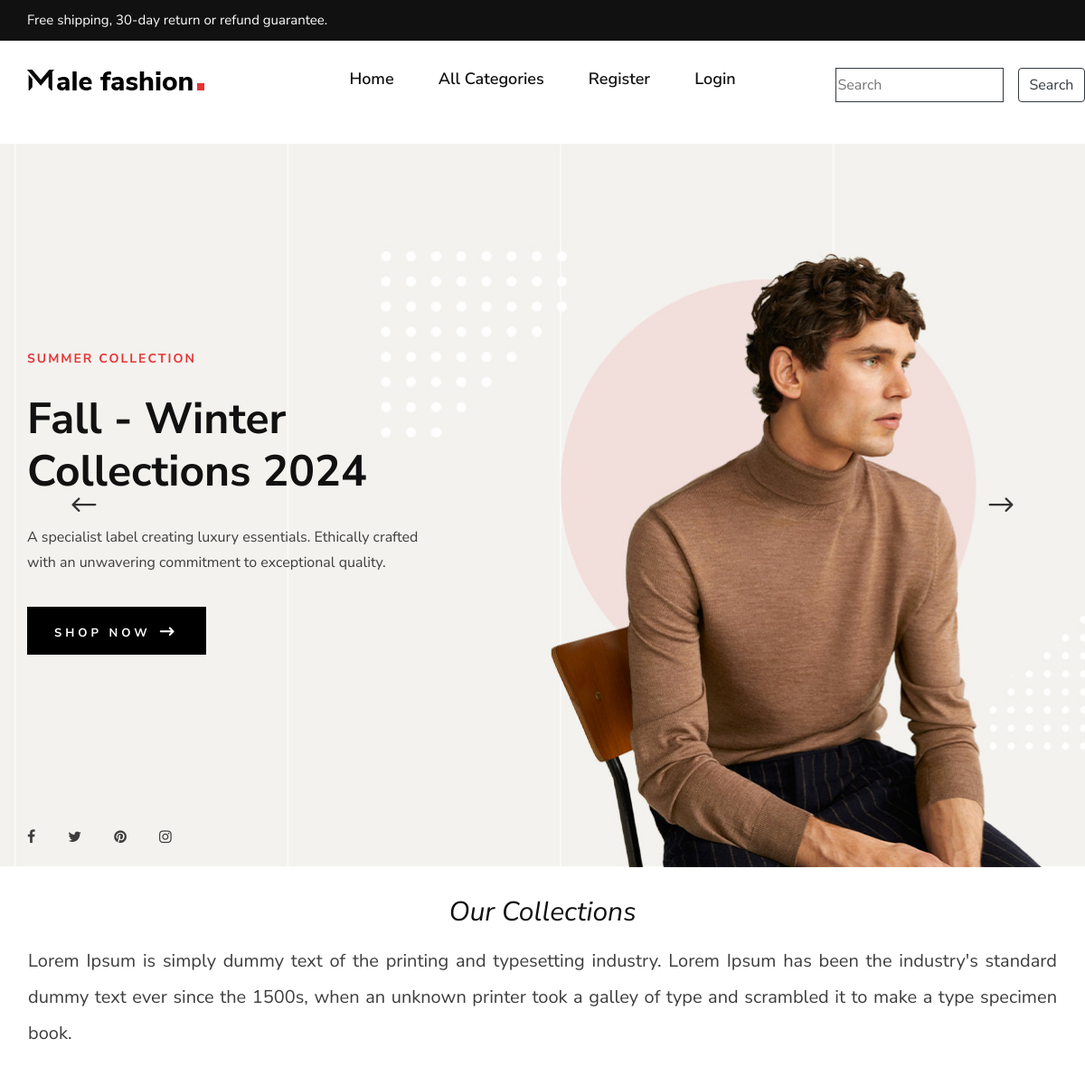
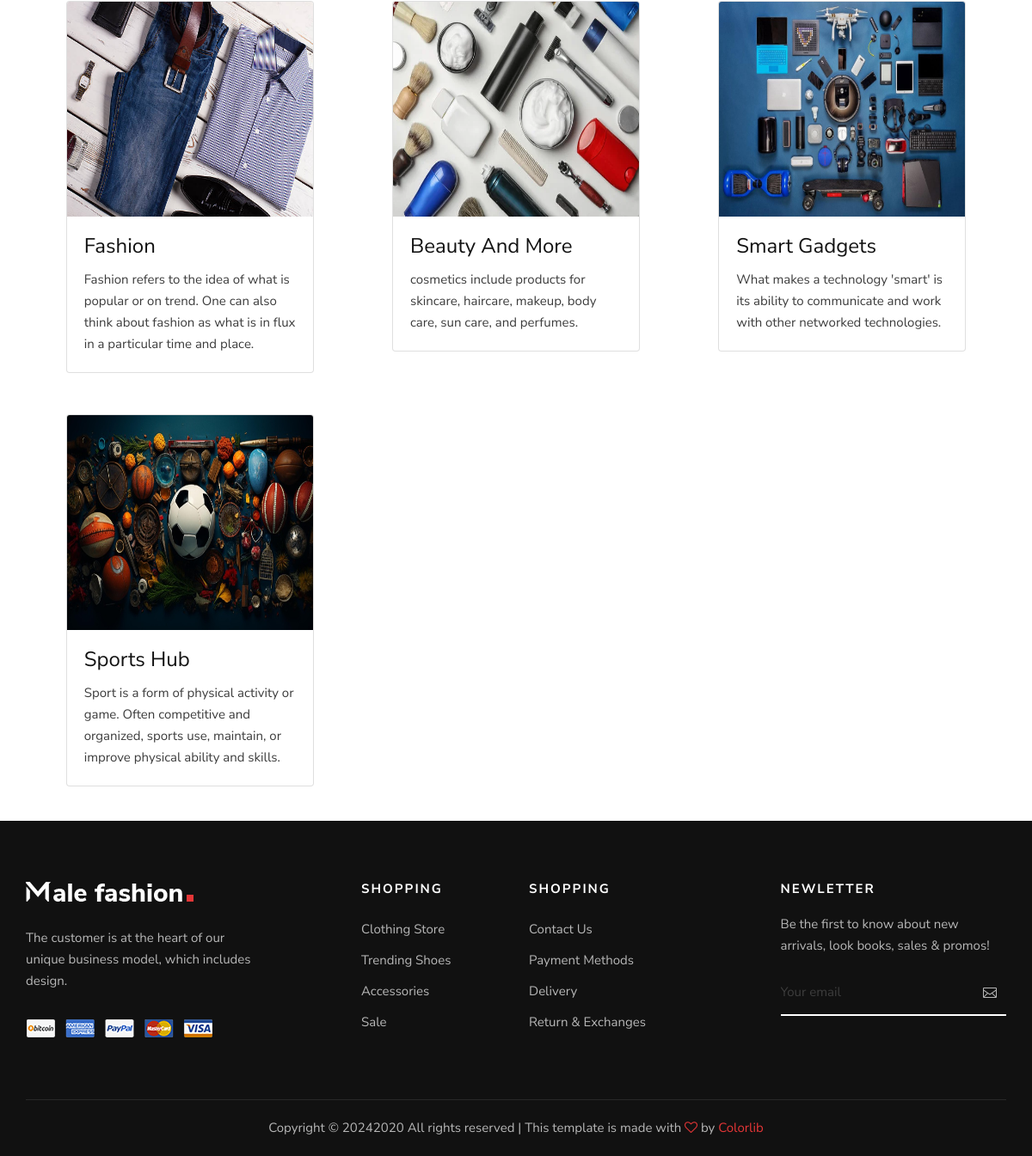
The page / on the database its author committed (2 pictures, top to bottom).
### shop/models.py (models this page shows, shortened)
class Category(models.Model):
    image=models.ImageField(upload_to='images')
    name=models.CharField(max_length=20)
    description=models.TextField()

### shop/views.py (the view)
# urls.py: path('',views.categories,name='categories'),
def categories(request):
    c=Category.objects.all()
    context={'cat':c}
    return render(request,'categories.html',context)

### cart/context_processors.py (called while the page is built, shortened)
def count_items(request):
    u=request.user
    count=0
    return{'count':count}

### shop/context_processors.py (called while the page is built)
def menu_links(request):
    c=Category.objects.all()
    return {'links':c}      # can use this data globally across all webpages inside our app

### templates/categories.html (shortened to what this page needs)
<!DOCTYPE html>
{% extends 'base.html' %}
{% load static %}
{% block content %}
    <section class="hero">
        <div class="hero__slider owl-carousel">
            <div class="hero__items set-bg" data-setbg="{% static 'img/hero/hero-1.jpg' %}">
                <div class="container">
                    <div class="row">
                        <div class="col-xl-5 col-lg-7 col-md-8">
                            <div class="hero__text">
                                <h6>Summer Collection</h6>
                                <h2>Fall - Winter Collections 2024</h2>
                                <p>A specialist label creating luxury essentials. Ethically crafted with an unwavering
                                commitment to exceptional quality.</p>
                                <a href="#" class="primary-btn">Shop now <span class="arrow_right"></span></a>
                                <div class="hero__social">
                                    <a href="#"><i class="fa fa-facebook"></i></a>
                                    <a href="#"><i class="fa fa-twitter"></i></a>
                                    <a href="#"><i class="fa fa-pinterest"></i></a>
                                    <a href="#"><i class="fa fa-instagram"></i></a>
                                </div>
                            </div>
                        </div>
                    </div>
                </div>
            </div>
        </div>
    </section>
<div class="container mt-3 p-3">
    <h3 class="text-center"><i>Our Collections</i></h3>
    <p style="text-align:justify;line-height:2;font-size:20px;" class="mt-3">Lorem Ipsum is simply dummy text of the printing and typesetting industry. Lorem Ipsum has been the industry's standard dummy text ever since the 1500s, when an unknown printer took a galley of type and scrambled it to make a type specimen book.</p>
     <div class="container">
<div class="row">
         {% for i in cat %}
                <div class="col-sm-4 py-4">
        <div class="card mx-auto" style="width: 18rem;" >
                       <a href="{% url 'shop:products' i.id %}"><img src="{{i.image.url}}" class="card-img-top" alt="..." height="250px" width="100%"></a>
            <div class="card-body">
    <h4 class="card-title">{{i.name}}</h4>
    <p class="card-text">{{i.description}}</p>
                        </div>
                    </div>
                </div>
         {% endfor %}
    </div>
</div>
</div>
{% endblock %}

### static/css/style.css (style rules this page uses)
html, body { height: 100%; font-family: "Nunito Sans", sans-serif; -webkit-font-smoothing: antialiased; }
h1, h2, h3, h4, h5, h6 { margin: 0; color: #111111; font-weight: 400; font-family: "Nunito Sans", sans-serif; }
h2 { font-size: 36px; }
h3 { font-size: 30px; }
h4 { font-size: 24px; }
h6 { font-size: 16px; }
p { font-size: 15px; font-family: "Nunito Sans", sans-serif; color: #3d3d3d; font-weight: 400; line-height: 25px; margin: 0 0 15px 0; }
img { max-width: 100%; }
.set-bg { background-repeat: no-repeat; background-size: cover; background-position: top center; }
.primary-btn { display: inline-block; font-size: 13px; font-weight: 700; text-transform: uppercase; padding: 14px 30px; color: #ffffff; background: #000000; letter-spacing: 4px; }
.hero__slider.owl-carousel .owl-item.active .hero__text h6 { top: 0; opacity: 1; }
.hero__slider.owl-carousel .owl-item.active .hero__text h2 { top: 0; opacity: 1; }
.hero__slider.owl-carousel .owl-item.active .hero__text p { top: 0; opacity: 1; }
.hero__slider.owl-carousel .owl-item.active .hero__text .primary-btn { top: 0; opacity: 1; }
.hero__items { height: 800px; padding-top: 230px; }
.hero__text h6 { color: #e53637; font-size: 14px; font-weight: 700; text-transform: uppercase; letter-spacing: 2px; margin-bottom: 28px; position: relative; top: 100px; opacity: 0; -webkit-transition: all, 0.3s; -o-transition: all, 0.3s; transition: all, 0.3s; }
.hero__text h2 { color: #111111; font-size: 48px; font-weight: 700; line-height: 58px; margin-bottom: 30px; position: relative; top: 100px; opacity: 0; -webkit-transition: all, 0.6s; -o-transition: all, 0.6s; transition: all, 0.6s; }
.hero__text p { font-size: 16px; line-height: 28px; margin-bottom: 35px; position: relative; top: 100px; opacity: 0; -webkit-transition: all, 0.9s; -o-transition: all, 0.9s; transition: all, 0.9s; }
.hero__text .primary-btn { position: relative; top: 100px; opacity: 0; -webkit-transition: all, 1.1s; -o-transition: all, 1.1s; transition: all, 1.1s; }
.hero__text .primary-btn span { font-size: 20px; position: relative; top: 4px; font-weight: 700; }
.hero__social { margin-top: 190px; }
.hero__social a { font-size: 16px; color: #3d3d3d; display: inline-block; margin-right: 32px; }
.hero__social a:last-child { margin-right: 0; }
@media only screen and (min-width: 1200px) { .container { max-width: 1170px; } }

### rows shown on the page
Category: image (picture), name "Fashion", description "Fashion refers to the idea of what is popular or on trend. One can also think about fashion as what is in flux in a particular time and place."
Category: image (picture), name "Beauty And More", description "cosmetics include products for skincare, haircare, makeup, body care, sun care, and perfumes."
Category: image (picture), name "Smart Gadgets", description "What makes a technology 'smart' is its ability to communicate and work with other networked technologies."
Category: image (picture), name "Sports Hub", description "Sport is a form of physical activity or game. Often competitive and organized, sports use, maintain, or improve physical ability and skills."
